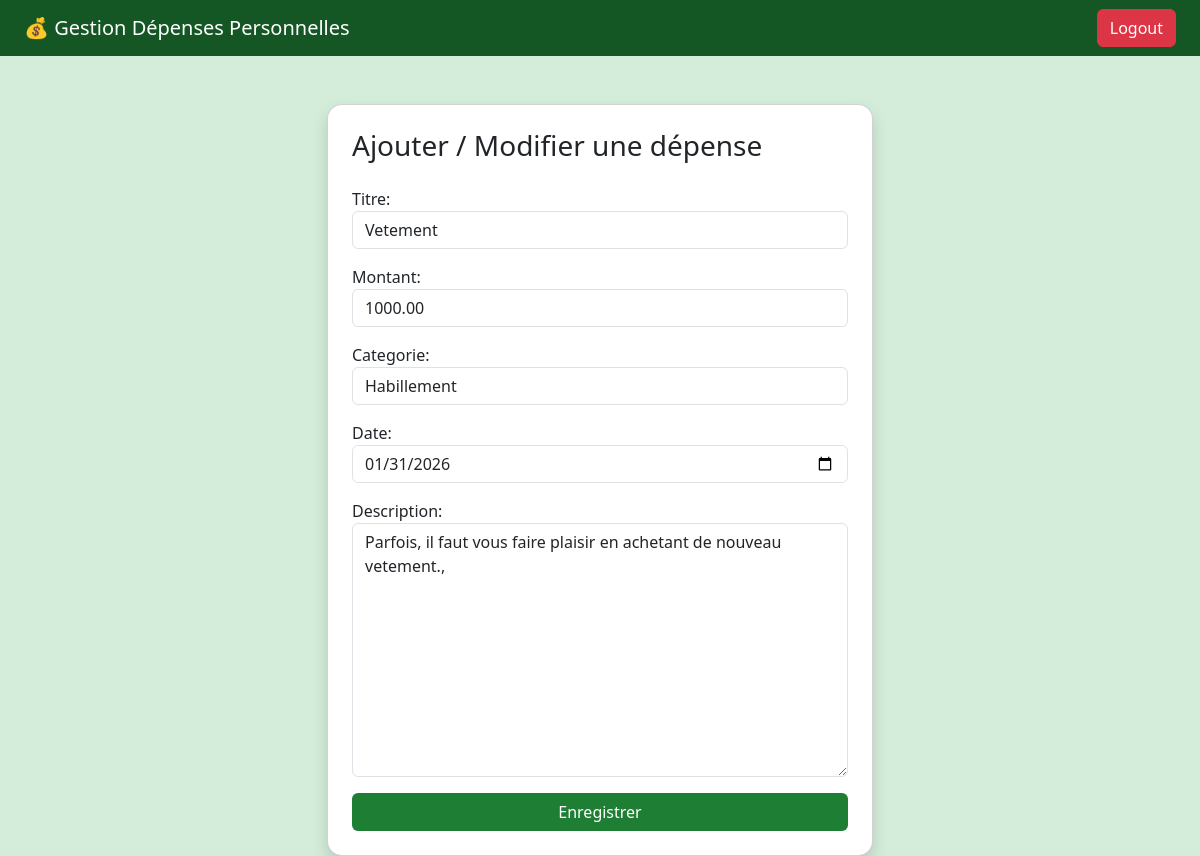
The page /modifier/9/ (signed in) on the database its author committed.
### depenses/models.py (models this page shows, shortened)
class Depense(models.Model):
    utilisateur = models.ForeignKey(User, on_delete=models.CASCADE)
    titre = models.CharField(max_length=100)
    montant = models.DecimalField(max_digits=10, decimal_places=2)
    categorie = models.CharField(max_length=50)
    date = models.DateField()
    description = models.TextField(blank=True, null=True)

### depenses/views.py (the view)
# urls.py: path('modifier/<int:id>/', views.modifier_depense, name='modifier_depense'),
@login_required
def modifier_depense(request, id):
    depense = get_object_or_404(
        Depense,
        id=id,
        utilisateur=request.user
    )
    form = DepenseForm(request.POST or None, instance=depense)
    if form.is_valid():
        form.save()
        return redirect('liste_depenses')
    return render(request, 'depenses/form.html', {'form': form})

### depenses/forms.py
class DepenseForm(forms.ModelForm):
    class Meta:
        model = Depense
        fields = ['titre', 'montant', 'categorie', 'date', 'description']
        widgets = {
            'titre': forms.TextInput(attrs={'class': 'form-control'}),
            'montant': forms.NumberInput(attrs={'class': 'form-control'}),
            'categorie': forms.TextInput(attrs={'class': 'form-control'}),
            'date': forms.DateInput(attrs={'type': 'date', 'class': 'form-control'}),
            'description': forms.Textarea(attrs={'class': 'form-control'}),
        }

### depenses/templates/depenses/form.html (shortened to what this page needs)
{% extends 'base.html' %}
{% block content %}
<div class="row justify-content-center">
    <div class="col-md-6">
        <div class="card p-4 shadow">
            <h3 class="mb-4">Ajouter / Modifier une dépense</h3>
            <form method="post">
                {{ form.as_p }}
                <button type="submit" class="btn btn-custom w-100">
                    Enregistrer
                </button>
            </form>
        </div>
    </div>
</div>
{% endblock %}

### depenses/templates/base.html (style rules this page uses)
body { background-color: #d4edda; }
.btn-custom { background-color: #1e7e34; color: white; }
.card { border-radius: 15px; }

### rows shown on the page
Depense: titre "Vetement", montant "1000.00", categorie "Habillement", date "01/31/2026", description "Parfois, il faut vous faire plaisir en achetant de nouveau vetement.,"
